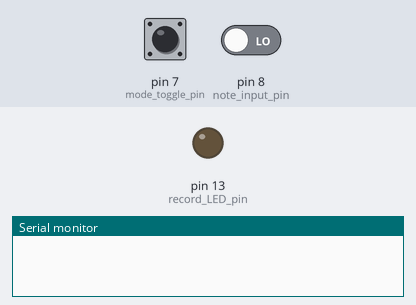
Simulated run of this sketch. Board: Arduino Uno, built with avr-gcc and run on an emulated ATmega328P. Shown: output pins drawn as LEDs (lit = HIGH), the last lines printed to the serial monitor. Dashed ring = blinking. The inputs (shaded band) are chosen by the test bench; at power-on: pin 7 (mode_toggle_pin) LOW, pin 8 (note_input_pin) LOW.

Above: at 1.2 s.
1.3 s: pin 7 (mode_toggle_pin) pulled HIGH for 1 s
At 2.7 s:
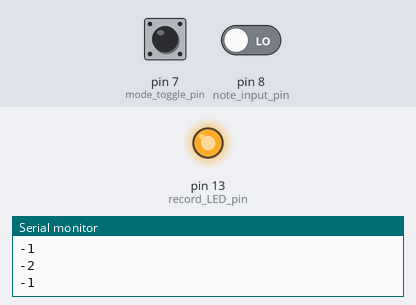
3.8 s: pin 7 (mode_toggle_pin) pulled HIGH for 0.15 s
At 5.2 s:
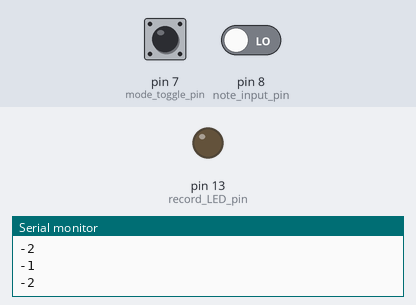
5.5 s: pin 7 (mode_toggle_pin) pulled HIGH for 3.2 s
At 5.8 s:
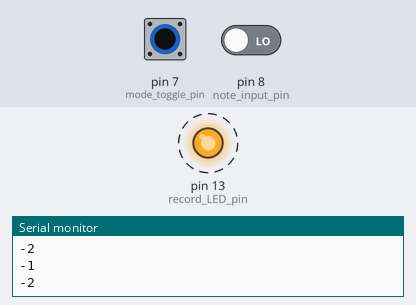
Timing chart, 0 to 10.2 s (numbered marks = the images above; inputs shaded):
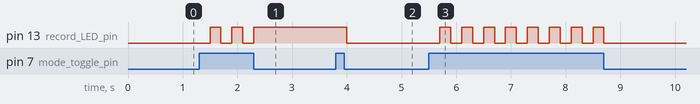

Measured:
- after the input at 1.3 s, pin 13 (record_LED_pin): alternates HIGH for 0.20 s and LOW for 0.20 s, 5 changes in all, then stays HIGH, starting after 0.20 s
- after the input at 3.8 s, pin 13 (record_LED_pin): HIGH → LOW after 0.20 s
- after the input at 5.5 s, pin 13 (record_LED_pin): alternates HIGH for 0.20 s and LOW for 0.20 s, 16 changes in all, then stays LOW, starting after 0.20 s

The sketch:

input_interface.ino
```cpp
#include <Chrono.h>

#define WAIT 0
#define RECORD 1

//システムのモードを入れる
int mode;

//モード切り替えピン
const int mode_toggle_pin = 7;

//楽譜入力ピン
const int note_input_pin = 8;

//RECORD状態表示用LED
const int record_LED_pin = 13;

//楽譜用のタイマー
Chrono timer;

void setup() {
  Serial.begin(9600);
  pinMode(mode_toggle_pin, INPUT);
  pinMode(note_input_pin, INPUT);
  pinMode(record_LED_pin, OUTPUT);

  //初期モードはWAITなのでLOWに
  digitalWrite(record_LED_pin, LOW);

  //初期のモードは待機
  mode = WAIT;
}

void loop() {
  if (mode == WAIT) {
    //待機状態の場合
    //LED表示をOFFに
    digitalWrite(record_LED_pin, LOW);
    //トグル用のボタンのみ読み込む
    int in_toggle = digitalRead(mode_toggle_pin);

    //toggle用のボタンが押されたらモードを切り替えて終了
    if (in_toggle) {
      //processingに文字を送っても比較で失敗するのでSTARTの意味として-1を送る
      Serial.println("-1");
      //モードをRECORDに切り替える
      mode = RECORD;
      delay(200);
      //このタイミングでタイマーをリセットする
      timer.restart();
      return;
    }
  } else {
    //録音状態の場合
    //LED表示をONに
    digitalWrite(record_LED_pin, HIGH);
    //トグル用のボタンと音用のボタンを読み込む
    int in_toggle = digitalRead(mode_toggle_pin);
    int in_note = digitalRead(note_input_pin);

    if (in_toggle) {
      //processingに文字を送っても比較で失敗するのでENDの意味として-2を送る
      Serial.println("-2");
      //モードをWAITに切り替える
      mode = WAIT;
      delay(200);
      return;
    }
    if (in_note) {
      //RECORDモードで音用ボタンが押された場合
      //仮で入力する値を0番目の値とする
      /*
       * ボタンによって入力する値を変えるように実装する予定
       */
      int tmp_input_note = 1;

      //入力値を送る
      Serial.println(tmp_input_note);
      delay(100);

      //入力された時刻を送る
      float time_value = float(timer.elapsed()) / 1000;
      Serial.println(time_value, 5);
      delay(100);
    }
  }
}
```
